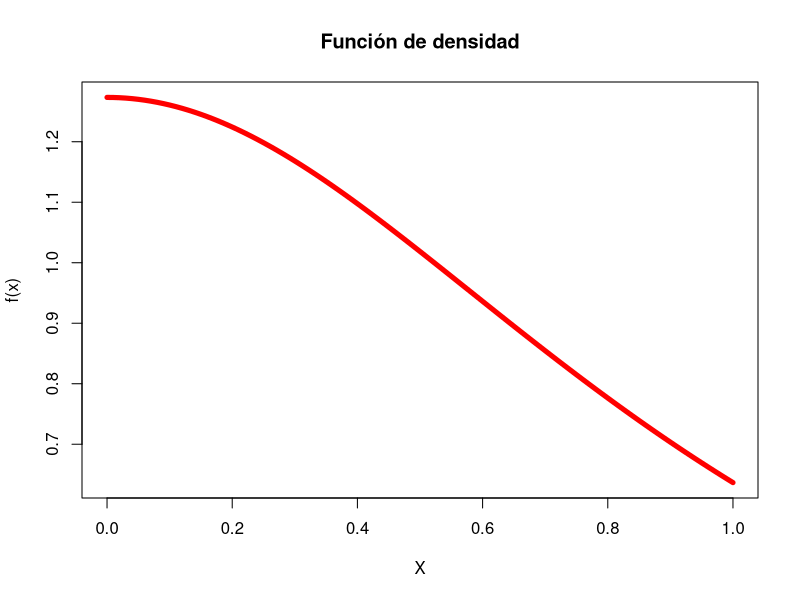
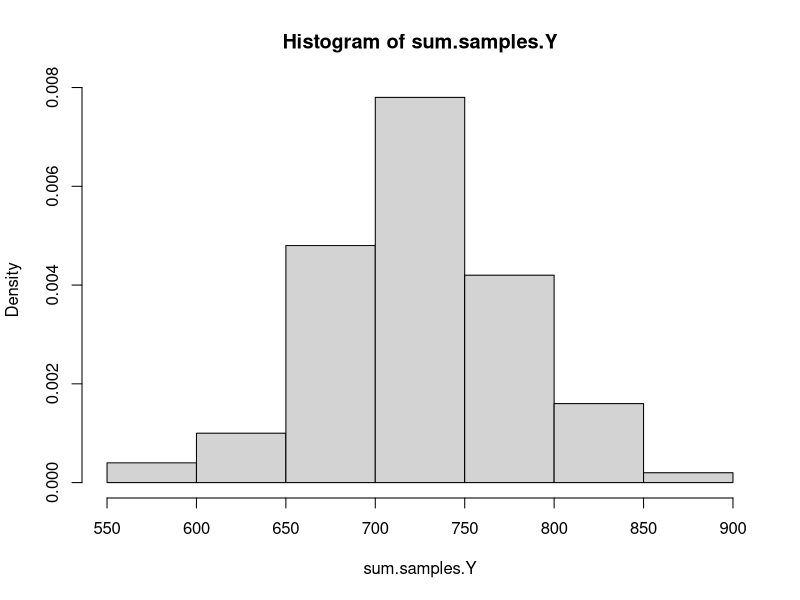
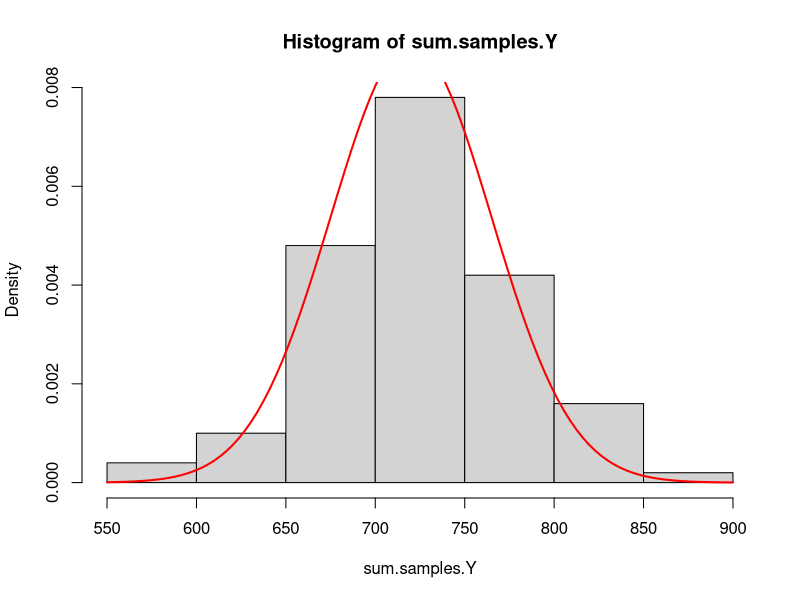
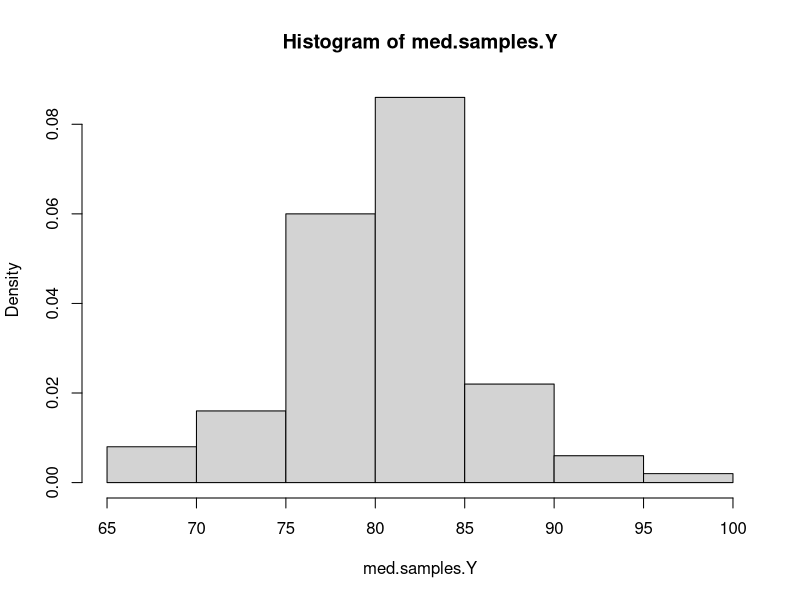
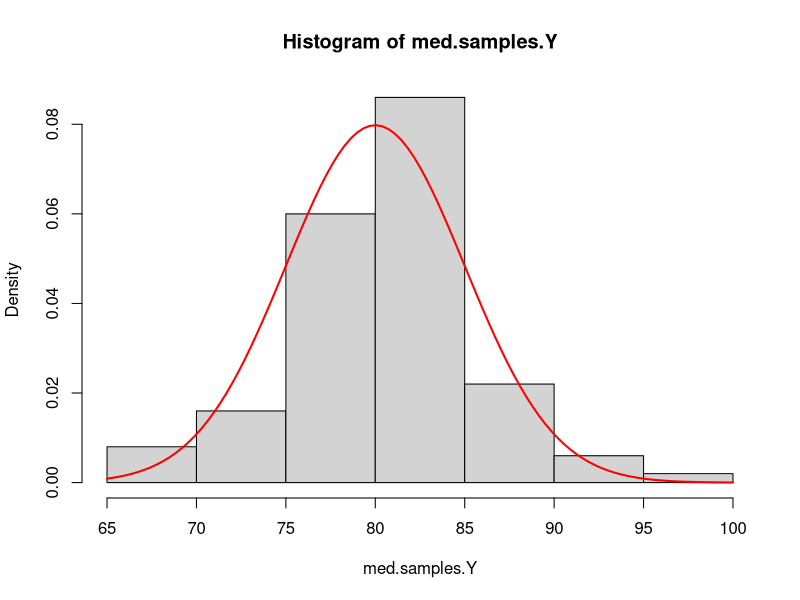
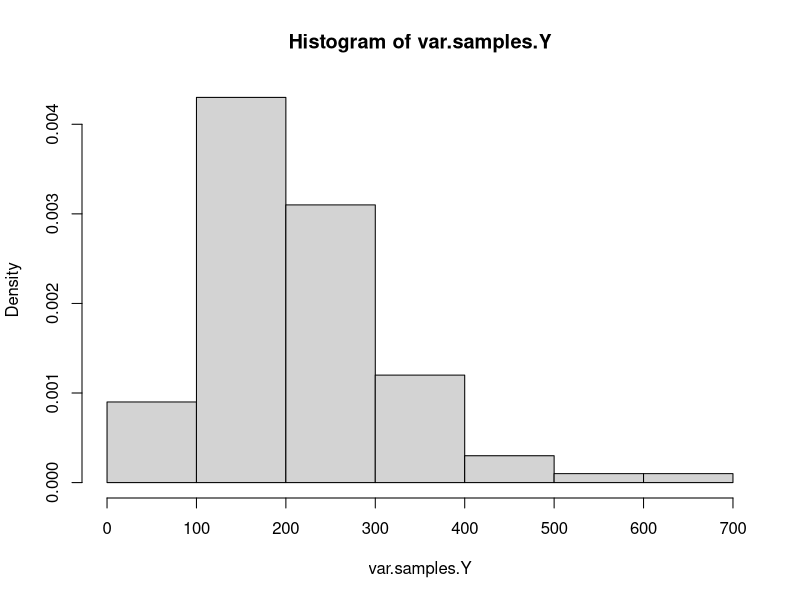
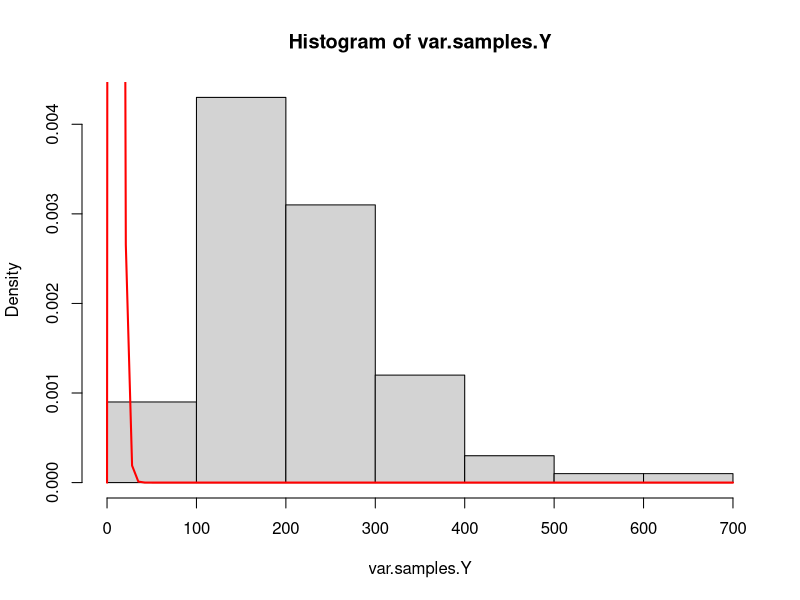
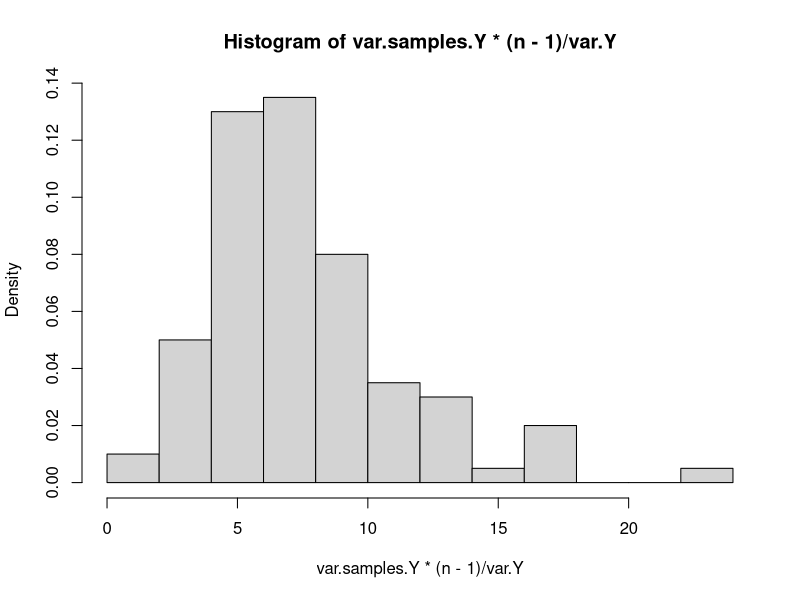

Generate these figures, in order, with R:
# Solucion Ejercicio1

x1 <- seq(0,1,0.001)   # Posibles resultados
f <- function(x) {4/(pi*(1+x^2))}
f1 <- f(x1) # Probabilidad de ocurrencia de cada resultado
curve(f,0,1,col="red",lwd=5, main="Función de densidad", xlab="X",
      ylab="f(x)")


mean.X <- 0.4412712
var.X <- 0.07851927



N <- 50 # Número de muestras
n <- 4 # tamaño de la muestra
set.seed(321)
samples <- sample(x1,n*N,replace=TRUE,prob=f1) # Simulación de N * n eventos
samples.X = as.data.frame(matrix(samples, ncol=n)) # Organización en un data.frame



sum.samples.X = apply(samples.X,1,sum)



mean(sum.samples.X)



var(sum.samples.X)


med.samples.X = apply(samples.X,1,mean)


mean(med.samples.X)



var(med.samples.X)


var.samples.X = apply(samples.X,1,var)


mean(var.samples.X)


n2 <- 50
pnorm(24, mean=n2*mean.X, sd=sqrt(n2*var.X))-pnorm(17, mean=n2*mean.X, sd=sqrt(n2*var.X))

pnorm(0.41, mean=mean.X, sd=sqrt(var.X/n2))-pnorm(0.37, mean=mean.X, sd=sqrt(var.X/n2))


# Solucion Ejercicio2


mean.Y <- 80
var.Y <- 15^2
n <- 9
pnorm(800, mean=n*mean.Y, sd=sqrt(n*var.Y))-pnorm(700, mean=n*mean.Y, sd=sqrt(n*var.Y))


pnorm(80, mean=mean.Y, sd=sqrt(var.Y/n))-pnorm(78, mean=mean.Y, sd=sqrt(var.Y/n))


pchisq(250*(n-1)/var.Y,df=n-1)-pchisq(200*(n-1)/var.Y,df=n-1)


N <- 100 # Número de muestras
n <- 9 # tamaño de la muestra
set.seed(321)
samples <- rnorm(N*n, mean=mean.Y, sd=sqrt(var.Y)) # Simulación de N * n eventos
samples.Y = as.data.frame(matrix(samples, ncol=n)) # Organización en un data.frame



sum.samples.Y = apply(samples.Y,1,sum)
hist(sum.samples.Y,prob=T)



hist(sum.samples.Y,prob=T)
curve(dnorm(x,mean=n*mean.Y,sd=sqrt(n*var.Y)), add=T, lwd=2, col="red")


med.samples.Y = apply(samples.Y,1,mean)
hist(med.samples.Y,prob=T) 


hist(med.samples.Y,prob=T) 
curve(dnorm(x,mean=mean.Y,sd=sqrt(var.Y/n)), add=T, lwd=2, col="red")


var.samples.Y = apply(samples.Y,1,var)
hist(var.samples.Y,prob=T) 


hist(var.samples.Y,prob=T) 
curve(dchisq(x,df=n-1), add=T, lwd=2, col="red")

hist(var.samples.Y*(n-1)/var.Y,prob=T) 

hist(var.samples.Y*(n-1)/var.Y,prob=T) 
curve(dchisq(x,df=n-1), add=T, lwd=2, col="red")



